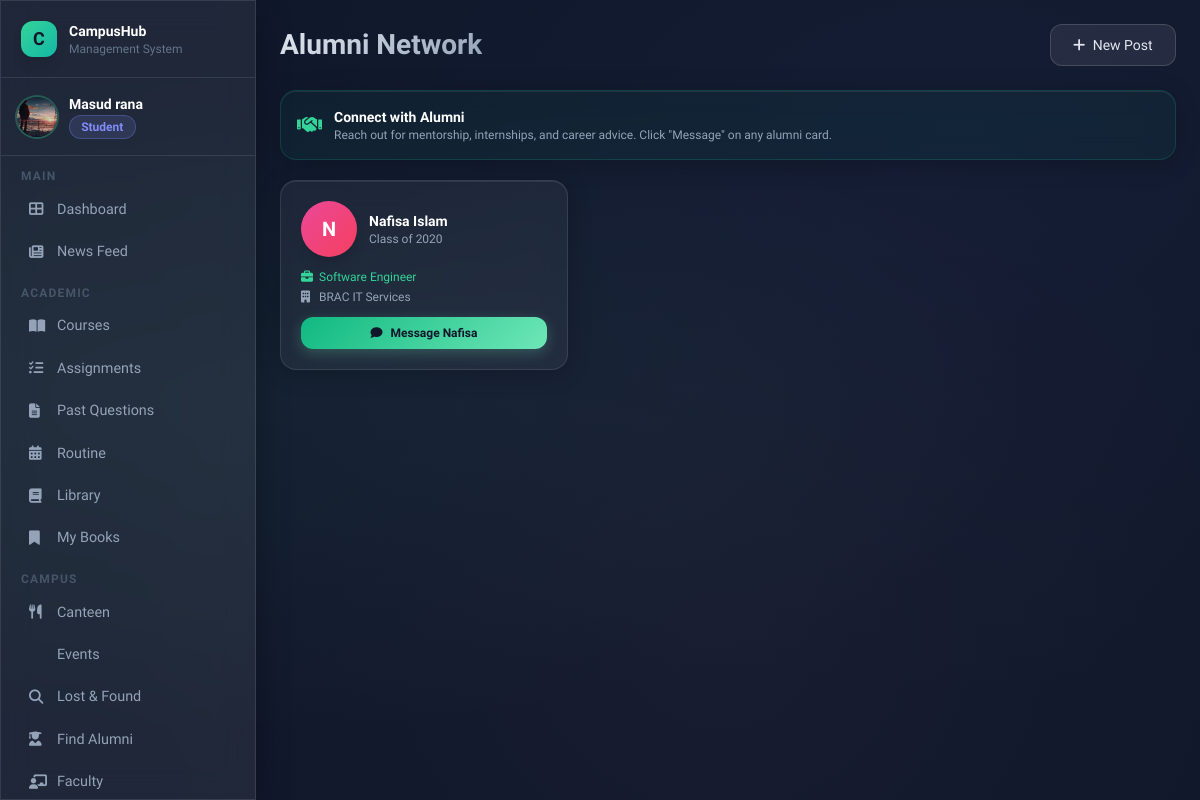
The page /users/alumni/ (signed in) on the database its author committed.
### users/models.py (models this page shows, shortened)
class User(AbstractUser):
    ROLE_CHOICES = [
        ('admin', 'Admin'),
        ('teacher', 'Teacher'),
        ('student', 'Student'),
        ('alumni', 'Alumni'),
    ]
    email = models.EmailField(unique=True)
    phone = models.CharField(max_length=20, blank=True)
    role = models.CharField(max_length=20, choices=ROLE_CHOICES, default='student')
    profile_picture = models.ImageField(upload_to='profile_pics/', blank=True, null=True)
    USERNAME_FIELD = 'email'
    REQUIRED_FIELDS = ['username']
    def is_student(self): return self.role == 'student'
    def is_alumni(self): return self.role == 'alumni'

class AlumniProfile(models.Model):
    user = models.OneToOneField(User, on_delete=models.CASCADE, related_name='alumniprofile')
    alumni_id = models.CharField(max_length=20, unique=True)
    graduation_year = models.IntegerField()
    profession = models.CharField(max_length=200, blank=True)
    company = models.CharField(max_length=200, blank=True)
    bio = models.TextField(blank=True)

### users/views.py (the view)
# urls.py: path('alumni/', views.alumni_list, name='alumni_list'),
@login_required
def alumni_list(request):
    alumni = AlumniProfile.objects.select_related('user').all()
    return render(request, 'users/alumni_list.html', {'alumni': alumni})

### templates/users/alumni_list.html (shortened to what this page needs)
{% extends 'base.html' %}
{% block page_title %}Alumni Network{% endblock %}
{% block content %}
{% if user.is_student %}
<div class="glass-card p-4 mb-5 flex items-center gap-3 border border-emerald-500/20 bg-emerald-500/5">
  <i class="fas fa-handshake text-emerald-400 text-xl"></i>
  <div>
    <div class="font-semibold text-white text-sm">Connect with Alumni</div>
    <div class="text-xs text-slate-400">Reach out for mentorship, internships, and career advice. Click "Message" on any alumni card.</div>
  </div>
</div>
{% endif %}
<div class="grid grid-cols-3 gap-4">
{% for a in alumni %}
<div class="glass-card p-5">
  <div class="flex items-center gap-3 mb-3">
    {% if a.user.profile_picture %}
      <img src="{{ a.user.profile_picture.url }}" class="w-14 h-14 rounded-full object-cover ring-2 ring-pink-400/20">
    {% else %}
      <div class="w-14 h-14 rounded-full bg-gradient-to-br from-pink-500 to-rose-500 flex items-center justify-center text-white font-bold text-xl shadow-lg">
        {{ a.user.first_name|first|upper }}
      </div>
    {% endif %}
    <div class="flex-1 min-w-0">
      <div class="font-bold text-white text-sm">{{ a.user.get_full_name }}</div>
      <div class="text-xs text-slate-400">Class of {{ a.graduation_year }}</div>
    </div>
  </div>
  {% if a.profession %}
    <div class="text-xs text-emerald-400 flex items-center gap-1.5 mb-1">
      <i class="fas fa-briefcase w-3"></i> {{ a.profession }}
    </div>
  {% endif %}
  {% if a.company %}
    <div class="text-xs text-slate-400 flex items-center gap-1.5 mb-3">
      <i class="fas fa-building w-3"></i> {{ a.company }}
    </div>
  {% endif %}
  {% if user.is_student %}
    <a href="{% url 'conversation' a.user.pk %}" class="btn-primary text-xs w-full text-center py-2 block mt-2">
      <i class="fas fa-comment mr-2"></i>Message {{ a.user.first_name }}
    </a>
  {% endif %}
</div>
{% empty %}
<div class="col-span-3 text-center py-12 text-slate-500">
  <i class="fas fa-users text-4xl mb-3 text-slate-700"></i>
  <p>No alumni registered yet.</p>
</div>
{% endfor %}
</div>
{% endblock %}

### templates/base.html (shortened to what this page needs)
<!DOCTYPE html>
<html lang="en">
<head>
<script src="https://cdn.tailwindcss.com"></script>
<link rel="stylesheet" href="https://cdnjs.cloudflare.com/ajax/libs/font-awesome/6.4.0/css/all.min.css">
</head>
<body>
<div class="mesh-bg"></div>
{% if user.is_authenticated %}
<div class="flex min-h-screen">
  <aside class="w-64 flex-shrink-0 glass border-r border-white/10 flex flex-col fixed h-full z-20 overflow-y-auto scrollbar-thin">
    <div class="p-5 border-b border-white/10">
      <div class="flex items-center gap-3">
        <div class="w-9 h-9 rounded-xl bg-gradient-to-br from-emerald-400 to-teal-500 flex items-center justify-center text-slate-900 font-bold text-lg shadow-lg">C</div>
        <div>
          <div class="font-bold text-white text-sm">CampusHub</div>
          <div class="text-xs text-slate-500">Management System</div>
        </div>
      </div>
    </div>
    <div class="p-4 border-b border-white/10">
      <div class="flex items-center gap-3">
        {% if user.profile_picture %}
          <img src="{{ user.profile_picture.url }}" class="w-10 h-10 rounded-full object-cover ring-2 ring-emerald-400/30">
        {% else %}
          <div class="w-10 h-10 rounded-full bg-gradient-to-br from-indigo-500 to-purple-500 flex items-center justify-center text-white font-bold text-sm">
            {{ user.first_name|first|upper }}{{ user.last_name|first|upper }}
          </div>
        {% endif %}
        <div class="overflow-hidden">
          <div class="font-semibold text-sm text-white truncate">{{ user.get_full_name|default:user.username }}</div>
          <span class="badge {% if user.role == 'student' %}badge-blue{% elif user.role == 'teacher' %}badge-green{% elif user.role == 'alumni' %}badge-pink{% else %}badge-yellow{% endif %} text-xs">{{ user.role|title }}</span>
        </div>
      </div>
    </div>
    <nav class="p-3 flex-1">
      <div class="mb-2">
        <p class="text-xs text-slate-600 uppercase tracking-widest px-2 mb-1 font-semibold">Main</p>
        <a href="{% url 'dashboard' %}" class="sidebar-link {% if request.resolver_match.url_name == 'dashboard' %}active{% endif %}">
          <i class="fas fa-th-large w-4"></i> Dashboard
        </a>
        <a href="{% url 'post_list' %}" class="sidebar-link {% if 'post' in request.resolver_match.url_name %}active{% endif %}">
          <i class="fas fa-newspaper w-4"></i> News Feed
        </a>
      </div>
      {% if not user.is_alumni %}
      <div class="mb-2">
        <p class="text-xs text-slate-600 uppercase tracking-widest px-2 mb-1 mt-3 font-semibold">Academic</p>
        <a href="{% url 'course_list' %}" class="sidebar-link">
          <i class="fas fa-book-open w-4"></i> Courses
        </a>
        <a href="{% url 'assignment_list' %}" class="sidebar-link">
          <i class="fas fa-tasks w-4"></i> Assignments
        </a>
        <a href="{% url 'previous_questions' %}" class="sidebar-link">
          <i class="fas fa-file-alt w-4"></i> Past Questions
        </a>
        <a href="{% url 'routine' %}" class="sidebar-link">
          <i class="fas fa-calendar-alt w-4"></i> Routine
        </a>
        <a href="{% url 'book_list' %}" class="sidebar-link">
          <i class="fas fa-book w-4"></i> Library
        </a>
        <a href="{% url 'my_books' %}" class="sidebar-link">
          <i class="fas fa-bookmark w-4"></i> My Books
        </a>
      </div>
      {% endif %}
      <div class="mb-2">
        <p class="text-xs text-slate-600 uppercase tracking-widest px-2 mb-1 mt-3 font-semibold">Campus</p>
        <a href="{% url 'canteen_menu' %}" class="sidebar-link">
          <i class="fas fa-utensils w-4"></i> Canteen
        </a>
        <a href="{% url 'event_list' %}" class="sidebar-link">
           Events
        </a>
        <a href="{% url 'lost_found' %}" class="sidebar-link">
          <i class="fas fa-search w-4"></i> Lost & Found
        </a>
        {% if user.is_student %}
        <a href="{% url 'alumni_list' %}" class="sidebar-link">
          <i class="fas fa-user-graduate w-4"></i> Find Alumni
        </a>
        {% endif %}
        <a href="{% url 'faculty_list' %}" class="sidebar-link">
          <i class="fas fa-chalkboard-teacher w-4"></i> Faculty
        </a>
      </div>
    </nav>
  </aside>
  <main class="flex-1 ml-64 p-6 min-h-screen">
    <header class="flex items-center justify-between mb-6">
      <div>
        {% block page_header %}<h1 class="page-title">{% block page_title %}Dashboard{% endblock %}</h1>{% endblock %}
      </div>
      <div class="flex items-center gap-3">
        <a href="{% url 'create_post' %}" class="btn-secondary text-sm"><i class="fas fa-plus mr-1"></i> New Post</a>
      </div>
    </header>
    {% block content %}{% endblock %}
  </main>
</div>
{% else %}
{% block auth_content %}{% endblock %}
{% endif %}
</body>
</html>

### templates/base.html (style rules this page uses)
:root { --glass: rgba(255,255,255,0.07); --glass-border: rgba(255,255,255,0.12); --accent: #6ee7b7; --accent2: #818cf8; --accent3: #f9a8d4; }
* { font-family: 'Sora', sans-serif; }
body { background: #0f172a; color: #e2e8f0; min-height: 100vh; }
.glass { background: var(--glass); backdrop-filter: blur(16px); -webkit-backdrop-filter: blur(16px); border: 1px solid var(--glass-border); box-shadow: 0 8px 32px rgba(0,0,0,0.3); }
.glass-card { background: rgba(255,255,255,0.05); backdrop-filter: blur(12px); border: 1px solid rgba(255,255,255,0.1); border-radius: 1rem; box-shadow: 0 4px 24px rgba(0,0,0,0.2), inset 0 1px 0 rgba(255,255,255,0.08); transition: transform 0.2s ease, box-shadow 0.2s ease; }
.btn-primary { background: linear-gradient(135deg, #10b981, #6ee7b7); color: #0f172a; font-weight: 600; padding: 0.6rem 1.4rem; border-radius: 0.75rem; transition: all 0.2s; box-shadow: 0 4px 14px rgba(110,231,183,0.25); border: none; cursor: pointer; display: inline-block; text-decoration: none; }
.btn-secondary { background: rgba(255,255,255,0.08); border: 1px solid rgba(255,255,255,0.15); color: #e2e8f0; font-weight: 500; padding: 0.6rem 1.4rem; border-radius: 0.75rem; transition: all 0.2s; cursor: pointer; display: inline-block; text-decoration: none; }
.badge { display: inline-flex; align-items: center; gap: 0.3rem; padding: 0.2rem 0.7rem; border-radius: 9999px; font-size: 0.75rem; font-weight: 600; }
.badge-blue { background: rgba(129,140,248,0.15); color: #818cf8; border: 1px solid rgba(129,140,248,0.3); }
.sidebar-link { display: flex; align-items: center; gap: 0.75rem; padding: 0.65rem 1rem; border-radius: 0.75rem; color: #94a3b8; font-size: 0.9rem; font-weight: 500; transition: all 0.2s; text-decoration: none; }
.page-title { font-size: 1.75rem; font-weight: 700; background: linear-gradient(135deg, #e2e8f0, #94a3b8); -webkit-background-clip: text; -webkit-text-fill-color: transparent; }
.mesh-bg { position: fixed; inset: 0; z-index: -1; background: radial-gradient(ellipse at 20% 50%, rgba(110,231,183,0.05) 0%, transparent 60%), radial-gradient(ellipse at 80% 20%, rgba(129,140,248,0.05) 0%, transparent 60%), radial-gradient(ellipse at 60% 80%, rgba(249,168,212,0.04) 0%, transparent 60%), #0f172a; }

### rows shown on the page
User: profile_picture (picture), get_full_name "Masud rana", role "Student"
AlumniProfile: user.first_name|first "N", user.get_full_name "Nafisa Islam", graduation_year "2020", profession "Software Engineer", company "BRAC IT Services", user.first_name "Nafisa"
